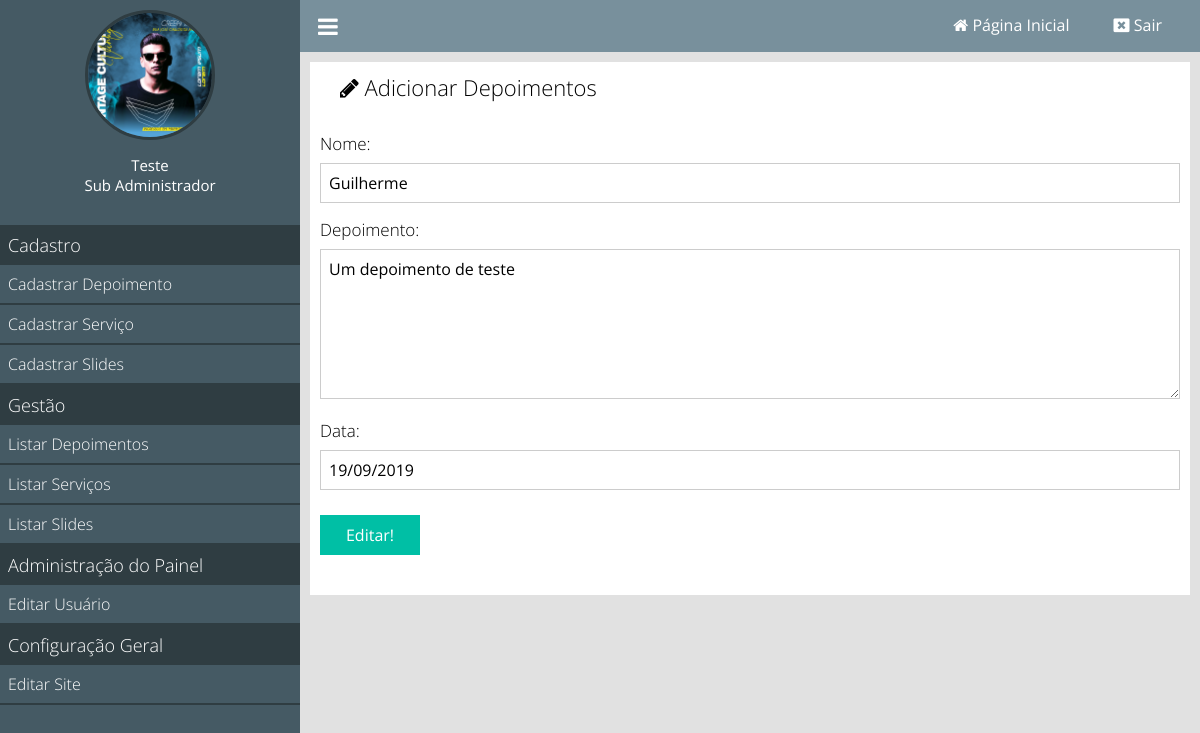
The page /painel/editar-depoimento?id=16 (signed in) on the database its author committed.
### classes/MySql.php (called while the page is built)
<?php
class MySql
{
    private static $pdo;
    public static function conectar()
    {
        if (self::$pdo == null) {
            try {
                self::$pdo = new PDO('mysql:host=' . HOST . ';dbname=' . DATABASE, USER, PASSWORD, array(PDO::MYSQL_ATTR_INIT_COMMAND => 'SET NAMES utf8'));
                self::$pdo->setAttribute(PDO::ATTR_ERRMODE, PDO::ERRMODE_EXCEPTION);
            } catch(Exception $e) {
                echo '<div class="erro-box"><i class="fa fa-times"></i>  Erro ao conectar</div>';
                return null;
            }
        }
        return self::$pdo;
    }
}

### painel/pages/editar-depoimento.php (the view, shortened to what this page needs)
<?php
	if (isset($_GET['id'])) {
		$id = intval($_GET['id']);
		$depoimento = Painel::select('tb_site.depoimentos', 'id = ?', array($id));
	} else {
		Painel::alert('erro', 'Você precisa passar o parâmetro ID!');
		die();
	}
?>
<div class="box-content">
	<h2><i class="fa fa-pencil"></i> Adicionar Depoimentos</h2>
	<form method="POST" enctype="multipart/form-data">
		<div class="form-group">
			<label>Nome:</label>
			<input type="text" name="nome" value="<?php echo $depoimento['nome']; ?>">
		</div>
		<div class="form-group">
			<label>Depoimento:</label>
			<textarea name="depoimento"><?php echo $depoimento['depoimento']; ?></textarea>
		</div>
		<div class="form-group">
			<label>Data:</label>
			<input type="text" formato="data" name="data" value="<?php echo $depoimento['data']; ?>">
		</div>
		<div class="fom-group">
			<input type="submit" name="acao" value="Editar!">
		</div>
	</form>
</div>

### painel/css/style.css (style rules this page uses)
* { margin: 0; padding: 0; box-sizing: border-box; font-family: 'Open Sans'; }
html, body { height: 100%; background-color: rgb(225, 225, 225); }
body { overflow-x: hidden; }
.box-content { background: white; padding: 10px; margin-bottom: 20px; }
.box-content > h2 { font-weight: 300; font-size: 22px; padding-left: 20px; }
.box-content form { margin: 30px 0; }
.box-content .form-group { margin: 15px 0; }
.box-content form label { font-size: 17px; font-weight: 300; color: black; display: block; }
.box-content form input[type=text], .box-content form input[type=password] { margin-top: 8px; font-size: 16px; font-weight: normal; color: black; width: 100%; height: 40px; border: 1px solid #ccc; padding-left: 8px; }
.box-content form textarea { margin-top: 8px; font-size: 16px; font-weight: normal; color: black; width: 100%; height: 150px; border: 1px solid #ccc; padding: 8px; resize: vertical; }
.box-content form input[type=submit] { width: 100px; height: 40px; cursor: pointer; margin-top: 10px; font-size: 16px; background: #00bfa5; color: white; border: 0; }

### rows shown on the page
tb_site.depoimentos: nome "Guilherme", depoimento "Um depoimento de teste", data "19/09/2019"

### other values the page prints
$_SESSION['nome'] "Teste"
pegaCargo($_SESSION['cargo']) "Sub Administrador"
